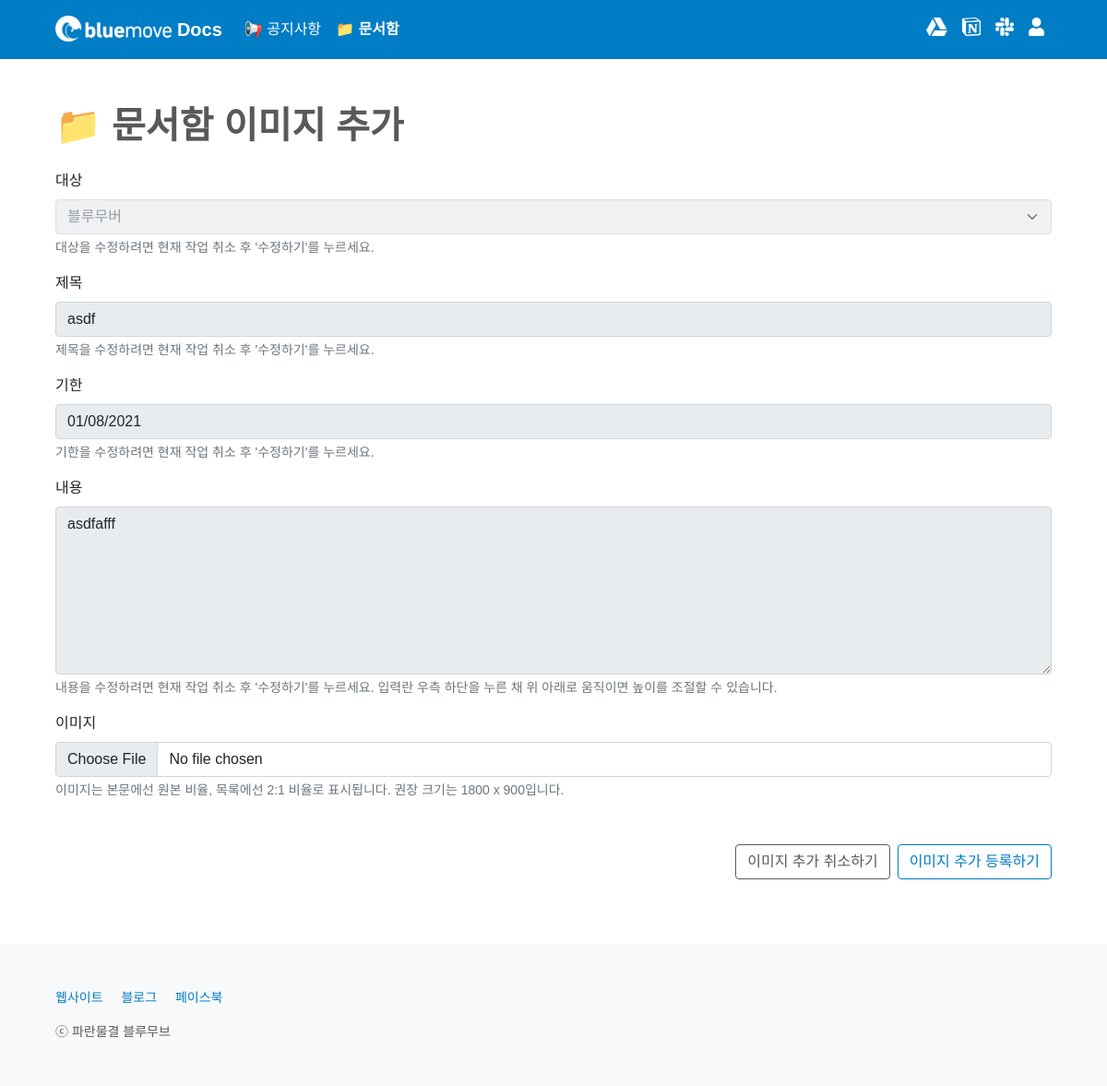
The page /box/11/updateimage/ (signed in) on the database as committed earlier.
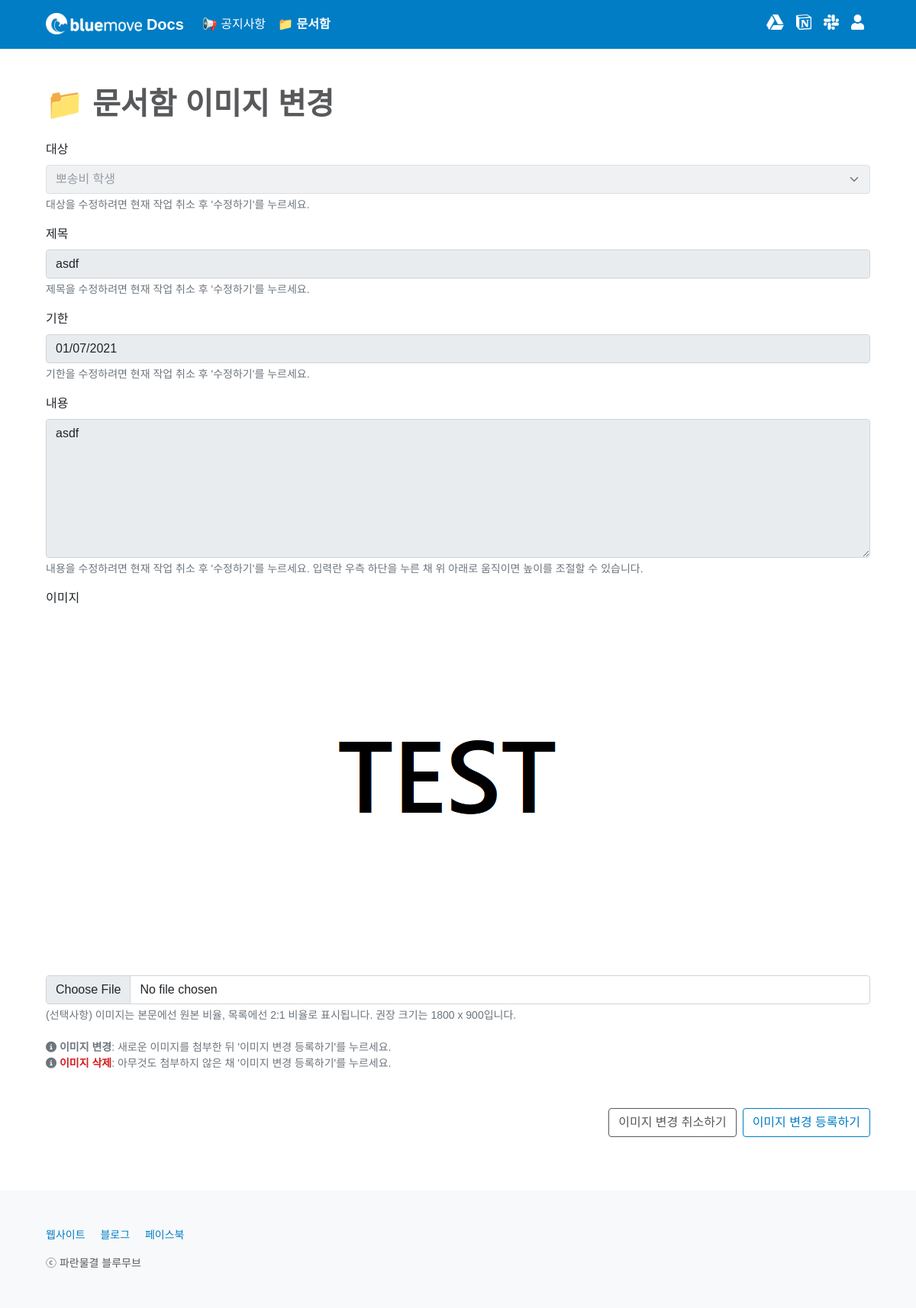
The same page on the database as committed later.
### box/models.py (models this page shows, shortened)
class Box(models.Model):
    CATEGORY_CHOICES = {
        ('bluemover', '블루무버'),
        ('applicant', '블루무버 희망자'),
        ('posongvi', '뽀송비 학생')
    }
    title = models.CharField(max_length = 50)
    writer = models.ForeignKey(User, on_delete=models.CASCADE)
    category = models.CharField(max_length = 50, choices = CATEGORY_CHOICES)
    content = models.TextField()
    content_update_flag = models.BooleanField(default = False)
    image = models.ImageField(upload_to='images/')
    deadline = models.DateField()
    deadline_update_flag = models.BooleanField(default = False)
    created_at = models.DateField(auto_now_add = True)
    updated_at = models.DateField(auto_now = True)
    box_favorite_user_set = models.ManyToManyField(User, blank=True, related_name="box_favorite_user_set", through="Favorite")

### box/views.py (the view)
# urls.py: path('<int:id>/updateimage/', updateimage, name='updateimage'),
@permission_required('auth.add_permission', raise_exception=True)
def updateimage(request, id):
    box = get_object_or_404(Box, pk=id)
    if request.method == "POST":
        box.image = request.FILES.get('image')
        box.save(update_fields=['image'])
        return redirect('box:read', box.id)
    return render(request, 'box/updateimage.html', {'box': box})

### box/templates/box/updateimage.html (shortened to what the changed rows need)
{% extends 'base.html' %}
{% block content %}
<main class="px-2 px-md-5">
    <div class="container-md mt-5 table-responsive">
        <h1 class="mb-4" style="font-weight: 600; color: #58595B;">
            {% if box.image %}
            📁 문서함 이미지 변경
            {% else %}
            📁 문서함 이미지 추가
            {% endif %}
        </h1>
        <form action="{% url 'box:updateimage' box.id %}" method="POST" enctype="multipart/form-data" class="needs-validation" novalidate>
            <div class="form-group mb-3">
                <label for="category" class="form-label">대상</label>
                <select class="form-select" name="category" id="category" placeholder="대상을 선택하세요." aria-describedby="categoryHelp" disabled>
                    <option value="{{ box.category }}" selected hidden>
                        {% if box.category == 'bluemover' %}
                        블루무버
                        {% endif %}
                        {% if box.category == 'posongvi' %}
                        뽀송비 학생
                        {% endif %}
                    </option>
                </select>
                <div id="categoryHelp" class="form-text">대상을 수정하려면 현재 작업 취소 후 '수정하기'를 누르세요.</div>
            </div>
            <div class="form-group mb-3">
                <label for="title" class="form-label">제목</label>
                <input type="text" class="form-control" name="title" id="title" placeholder="제목을 입력하세요." aria-describedby="titleHelp" value="{{ box.title }}" disabled>
                <div id="titleHelp" class="form-text">제목을 수정하려면 현재 작업 취소 후 '수정하기'를 누르세요.</div>
            </div>
            <div class="form-group mb-3">
                <label for="deadline" class="form-label">기한</label>
                <input type="date" class="form-control" name="deadline" id="deadline" max="2022-01-31" aria-describedby="deadlineHelp" value="{{ box.deadline|date:'Y-m-d' }}" disabled>
                <div id="deadlineHelp" class="form-text">기한을 수정하려면 현재 작업 취소 후 '수정하기'를 누르세요.</div>
            </div>
            <div class="form-group mb-3">
                <label for="content" class="form-label">내용</label>
                <textarea class="form-control" name="content" id="content" placeholder="내용을 입력하세요." rows="7" aria-describedby="contentHelp" disabled>{{ box.content }}</textarea>
                <div id="contentHelp" class="form-text">내용을 수정하려면 현재 작업 취소 후 '수정하기'를 누르세요. 입력란 우측 하단을 누른 채 위 아래로 움직이면 높이를 조절할 수 있습니다.</div>
            </div>
            <div class="form-group mb-5">
                <label for="image" class="form-label">이미지</label>
                {% if box.image %}
                <div class="mb-4 d-flex justify-content-center">
                    <img src="{{ box.image.url }}" class="img-fluid text-center" alt="이미지를 불러올 수 없습니다.">
                </div>
                {% endif %}
                {% if box.image %}
                <input type="file" class="form-control" name="image" id="image" aria-describedby="imageHelp" accept="image/*">
                <div id="imageHelp" class="form-text">
                    (선택사항) 이미지는 본문에선 원본 비율, 목록에선 2:1 비율로 표시됩니다. 권장 크기는 1800 x 900입니다.<br><br>
                    <i class="fas fa-info-circle"></i><span style="font-weight: 600;"> 이미지 변경</span>: 새로운 이미지를 첨부한 뒤 '이미지 변경 등록하기'를 누르세요.<br>
                    <i class="fas fa-info-circle"></i><span style="color: rgb(210, 30, 30); font-weight: 600;"> 이미지 삭제</span>: 아무것도 첨부하지 않은 채 '이미지 변경 등록하기'를 누르세요.
                </div>
                {% else %}
                <input type="file" class="form-control" name="image" id="image" aria-describedby="imageHelp" accept="image/*" required>
                <div id="imageHelp" class="form-text">이미지는 본문에선 원본 비율, 목록에선 2:1 비율로 표시됩니다. 권장 크기는 1800 x 900입니다.</div>
                {% endif %}
            </div>
            <div class="d-grid gap-2 d-sm-flex justify-content-sm-end">
                <a type="button" class="btn btn-outline-secondary" data-bs-toggle="modal" data-bs-target="#cancelModal">
                    {% if box.image %}
                    이미지 변경 취소하기
                    {% else %}
                    이미지 추가 취소하기
                    {% endif %}
                </a>
                {% if box.image %}
                <input type="submit" value="이미지 변경 등록하기" class="btn btn-outline-primary">
                {% else %}
                <input type="submit" value="이미지 추가 등록하기" class="btn btn-outline-primary">
                {% endif %}
            </div>
        </form>
    </div>
</main>
{% endblock %}

Rows that differ between the two databases and show on the page:
changed Box "asdf": category "블루무버" → "뽀송비 학생"; deadline "01/08/2021" → "01/07/2021"; content "asdfafff" → "asdf"; image empty → "images/제목_없음_knthl55.png" (drawn); image: picture added
Other text that changed with them:
form field value: (not shown) → "이미지 변경 등록하기"
form field value: "이미지 추가 등록하기" → (not shown)
text no longer shown: "📁 문서함 이미지 추가 이미지는 본문에선 원본 비율, 목록에선 2:1 비율로 표시됩니다. 권장 크기는 1800 x 900입니다. 이미지 추가 취소하기"
text now shown: "📁 문서함 이미지 변경 (선택사항) 이미지는 본문에선 원본 비율, 목록에선 2:1 비율로 표시됩니다. 권장 크기는 1800 x 900입니다. 이미지 변경 : 새로운 이미지를 첨부한 뒤 '이미지 변경 등록하기'를 누르세요. 이미지 삭제 : 아무것도 첨부하지 않은 채 '이미지 변경 등록하기'를 누르세요. 이미지 변경 취소하기"
